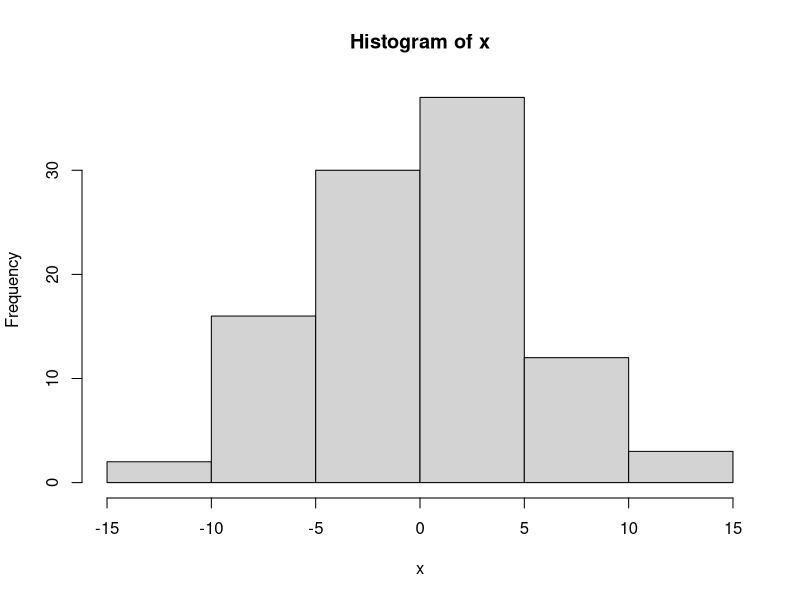

This chart was generated by the following R code:
# 변수: 데이터를 담고 다니는 공간
y <- c(1, 2, 3, 4, 5)
# 데이터의 타입 확인/ 연속형, 문자형(범주형)
class(y)
# 이 데이터의 타입이 "연속형"인가? 
# True : 연속형, False : 연속형이 아님
is.numeric(y)
# 이 데이터의 구조가 "벡터 형태"?
is.vector(y)
# 데이터 구조나 함수 / 패키지에 대한 설명 확인 가능
help("vector")
help("class")

# 연속형 데이터 연산 
2 + 100 # 더하기
500 - 30 # 빼기기

30 * 2 # 곱하기
45 / 2 # 나누기
40^2 # 제곱

15 %/% 2 # 몫 구하기
15 %% 2 # 나머지 구하기

# 통계 연산
# minimum, maximum
min(y)
max(y)
# 평균 또는 합
mean(y)
sum(y)

# 제곱근 / 로그
sqrt(100)
log10(100)
exp(100)
# 삼각함수
sin(50)
cos(60)
tan(70)

# 평균이 0이고 표준편차 5인 random data 생성
x <- rnorm(100, 0, 5)
x

hist(x)
